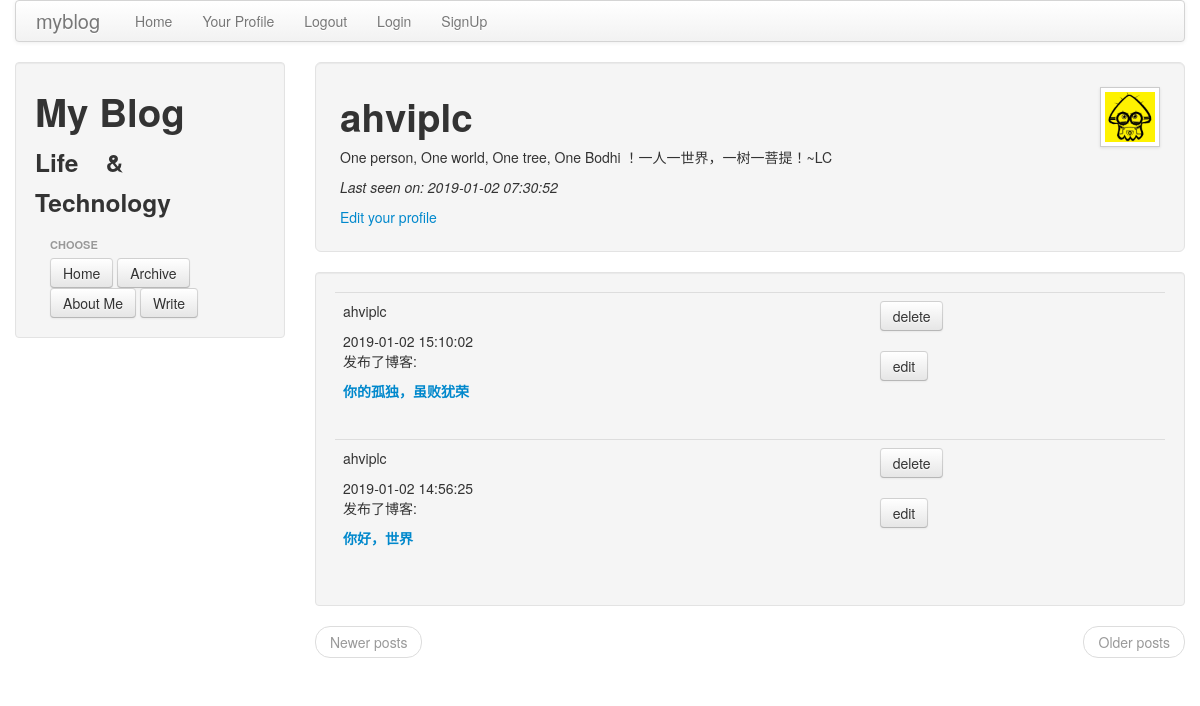
The page /user/ahviplc (signed in) on the database its author committed.
### app/models.py (models this page shows, shortened)
class User(db.Model):
    id = db.Column(db.Integer, primary_key=True)
    username = db.Column(db.String(64), unique=True)
    password = db.Column(db.String(64))
    role = db.Column(db.SmallInteger, default=ROLE_USER)
    posts = db.relationship('Post', backref='author', lazy='dynamic')
    about_me = db.Column(db.String(140))
    last_seen = db.Column(db.DateTime)

class Post(db.Model):
    id = db.Column(db.Integer, primary_key=True)
    title = db.Column(db.String(100))
    content = db.Column(db.String(140))
    time = db.Column(db.DateTime,
                     default=datetime.strptime(datetime.now().strftime('%Y-%m-%d %H:%M:%S'), '%Y-%m-%d %H:%M:%S'))
    user_id = db.Column(db.Integer, db.ForeignKey('user.id'))

### app/views.py (the view)
@app.route('/user/<username>')
@login_required
def user(username, page=1):
    user = User.query.filter_by(username=username).first()
    posts = Post.query.filter_by(user_id=user.id).order_by(db.desc(Post.time)).paginate(page, 3, False)
    user.last_seen = user.last_seen.strftime('%Y-%m-%d %H:%M:%S');
    return render_template('user.html', user=user, posts=posts)

### app/views.py (called while the page is built)
@lm.user_loader
def load_user(user_id):
    return User.query.get(int(user_id))

@app.before_request
def before_request():
    g.user = current_user
    if g.user.is_authenticated:
        g.user.last_seen = datetime.now()  # now是本地时间，系统时间 （时区不同，所以这两个是不一样的）
        db.session.add(g.user)
        db.session.commit()

### app/templates/user.html (shortened to what this page needs)
{% extends "base.html" %}
{% block content %}
    <div class="well well-large" style="height: 140px;">
        <div class="pull-right">
            <img src="/static/images/卑鄙的我.jpg" class="img-polaroid" width="50px" height="50px">
        </div>
        <h1>{{ user.username }}</h1>
        {% if user.about_me %}<p>{{ user.about_me }}</p>{% endif %}
        {% if user.last_seen %}<p><em>Last seen on: {{ user.last_seen }}</em></p>
        {% endif %}
        {% if user.id == g.user.id %}
            <a href="{{ url_for('edit')}}">Edit your profile</a>
        {% endif %}
    </div>
    <div class="well">
        {% for post in posts.items %}
            {% include 'manage.html' %}
        {% endfor %}
    </div>
    <ul class="pager">
        {% if posts.has_prev %}
            <li class="previous"><a href="{{ url_for('index', page = posts.prev_num) }}">Newer posts</a></li>
        {% else %}
            <li class="previous disabled"><a href="#">Newer posts</a></li>
        {% endif %}
        {% if posts.has_next %}
            <li class="next"><a href="{{ url_for('index', page = posts.next_num) }}">Older posts</a></li>
        {% else %}
            <li class="next disabled"><a href="#">Older posts</a></li>
        {% endif %}
    </ul>
{% endblock %}

### app/templates/base.html (shortened to what this page needs)
<!DOCTYPE html>
<html>
<head>
    <link href="/static/css/bootstrap.min.css" rel="stylesheet" media="screen">
    <link href="/static/css/bootstrap-responsive.min.css" rel="stylesheet">
</head>
<body>
<div class="container">
    <div class="navbar">
        <div class="navbar-inner">
            <a class="brand" href="/">myblog</a>
            <ul class="nav">
                <li><a href="{{ url_for('index') }}">Home</a></li>
                {% if g.user.is_authenticated %}
                    <li><a href="{{ url_for('user',username = g.user.username)}}">Your Profile</a></li>
                    <li><a href="{{ url_for('logout') }}">Logout</a></li>
                {% endif %}
                <li><a href="{{ url_for('login') }}">Login</a></li>
                <li><a href="{{ url_for('sign_up') }}">SignUp</a></li>
            </ul>
        </div>
    </div>
    <div class="row">
        <div class="span3">
            <div class="well sidebar-nav">
                <h1 class="brand-title">My Blog</h1>
                <h3 class="brand-tagline"> Life &nbsp;&nbsp; & Technology</h2>
                    <ul class="nav nav-list">
                        <li class="nav-header">choose</li>
                        <a class="btn btn-default" href="/">Home</a>
                        <a class="btn btn-default" href="/">Archive</a>
                        <a class="btn btn-default" href="/">About Me</a>
                        <a class="btn btn-default" href="{{ url_for('write')}}">Write</a>
                    </ul>
            </div>
        </div>
        <div class="span9">
            {% block content %}{% endblock %}
        </div>
    </div>
</div>
</body>
</html>

### app/templates/manage.html
<table class="table table-hover">
    <tr>
        <td>
            <p>{{ user.username }}</p>{{ post.time }}<p>发布了博客:</p>
            <p><strong><a href="{{ url_for('detail',index=post.id)}}">{{ post.title }}</a></p>
        </td>
        <td>
            <form action="{{ url_for('delete',post_id = post.id) }}" method="POST">
                <input class="btn" type="submit" value="delete">
            </form>
            <a class="btn" href="{{ url_for('editpost',post_id = post.id) }}" type="submit" value="edit">edit</a>
        </td>
    </tr>
</table>

### rows shown on the page
User: username "ahviplc", about_me "One person, One world, One tree, One Bodhi ！一人一世界，一树一菩提！~LC", last_seen "2019-01-02 07:30:52"
Post: time "2019-01-02 15:10:02", title "你的孤独，虽败犹荣"
Post: time "2019-01-02 14:56:25", title "你好，世界"
